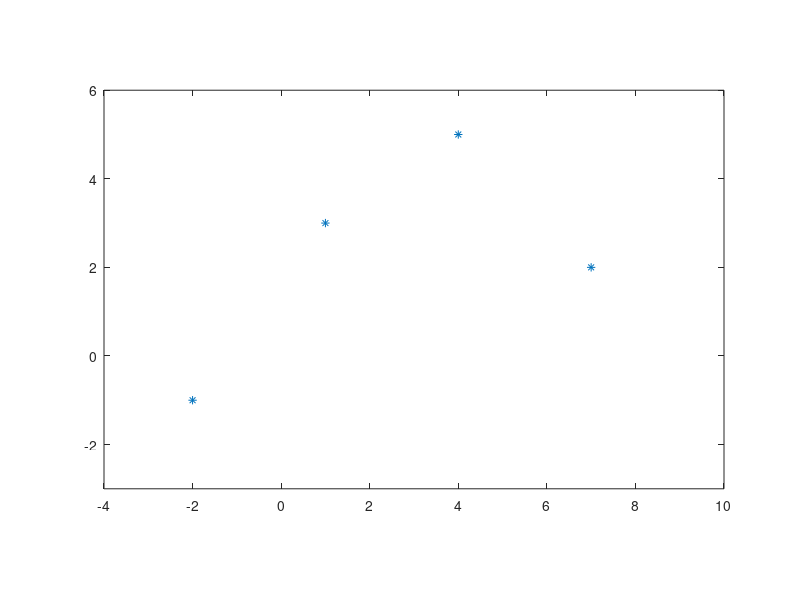

Source code (MATLAB): (Note: this script raises an error after producing the figure.)
% clear
% px = [-2 1 4 7];
% py = [-1 3 5 2];
% plot(px,py,'*');
% axis([-4 10 -3 6]);
% axis equal
% t1 = 1; t2= 2.5; t3=3.5; t4=5;
% syms a3 a2 a1 a0 b3 b2 b1 b0 t
% e = [a3 * t1^3 + a2 * t1^2 + a1 * t1 + a0 == px(1),...
%     a3 * t2^3 + a2 * t2^2 + a1 * t2 + a0 == px(2),...
%     a3 * t3^3 + a2 * t3^2 + a1 * t3 + a0 == px(3),...
%     a3 * t4^3 + a2 * t4^2 + a1 * t4 + a0 == px(4)];
% m = solve(e, [a3 a2 a1 a0])
% cx(t) = m.a3 * t^3 + m.a2 * t^2 + m.a1 * t + m.a0


clear
px = [-2 1 4 7];
py = [-1 3 5 2];
plot(px,py,'*');

axis([-4 10 -3 6]);
axis equal

t1 = 1; t2= 2.5; t3=3.5; t4=5;
syms a3 a2 a1 a0 b3 b2 b1 b0 t
x(t) = a3 * t^3 + a2 * t^2 + a1 * t + a0;
e = [x(t1) == px(1), x(t2) == px(2),...
    x(t3) == px(3), x(t4) == px(4)];
m = solve(e, [a3 a2 a1 a0]);
cx(t) = subs(x, [ a3 a2 a1 a0], [m.a3 m.a2 m.a1 m.a0])
y(t) = b3 * t^3 + b2 * t^2 + b1 * t + b0;
e = [y(t1) == py(1), y(t2) == py(2),...
    y(t3) == py(3), y(t4) == py(4)];
m = solve(e, [b3 b2 b1 b0]);
cy(t) = subs(y, [ b3 b2 b1 b0], [m.b3 m.b2 m.b1 m.b0])
hold on
fplot(cx,cy,[t1 t4])




